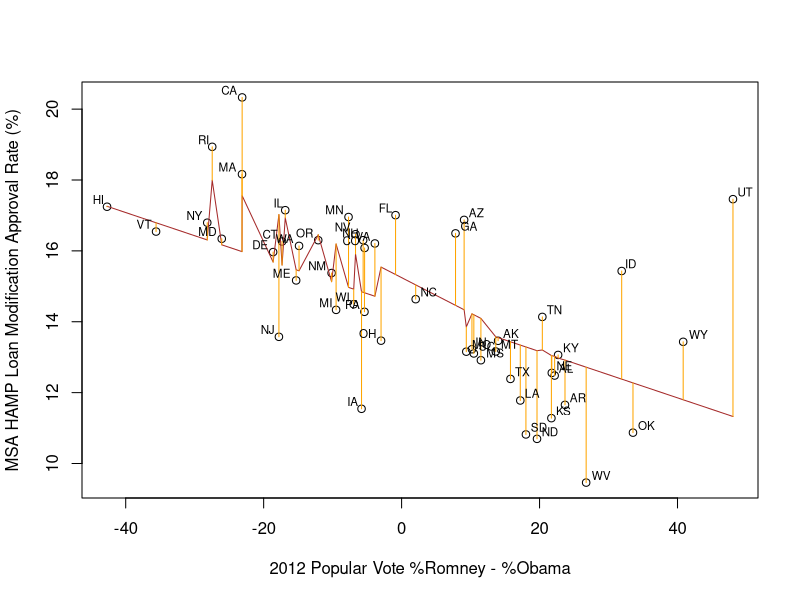

Write R code to recreate this figure.
library(calibrate)
png("fig3.png", width=800, height=400)
df<-read.csv("./hampapprovalVSpopvote.csv",header=T)
row.names(df)<-df$state
hardest_hit_fund<-rep(0,50)
names(hardest_hit_fund)<-df$state
hardest_hit_fund[c("AL","AZ","CA","FL","GA","IL","IN","KY","MI","MS","NV","NJ","NC","OH","OR","RI","SC","TN")]=1
df$hardest_hit_fund<-hardest_hit_fund
linearModel<-lm(hamp_approval_rate~1+popular_vote2012+hardest_hit_fund+hardest_hit_fund*popular_vote2012, df)
plot(df$popular_vote2012,df$hamp_approval_rate,
	xlab="2012 Popular Vote %Romney - %Obama",
	ylab="MSA HAMP Loan Modification Approval Rate (%)")
pre<-predict(linearModel)
lines(df$popular_vote2012,pre,col="brown")
segments(df$popular_vote2012,df$hamp_approval_rate,df$popular_vote2012,pre,col="orange")
textxy(df$popular_vote2012, df$hamp_approval_rate, df$state, cex=0.7)
dev.off()
